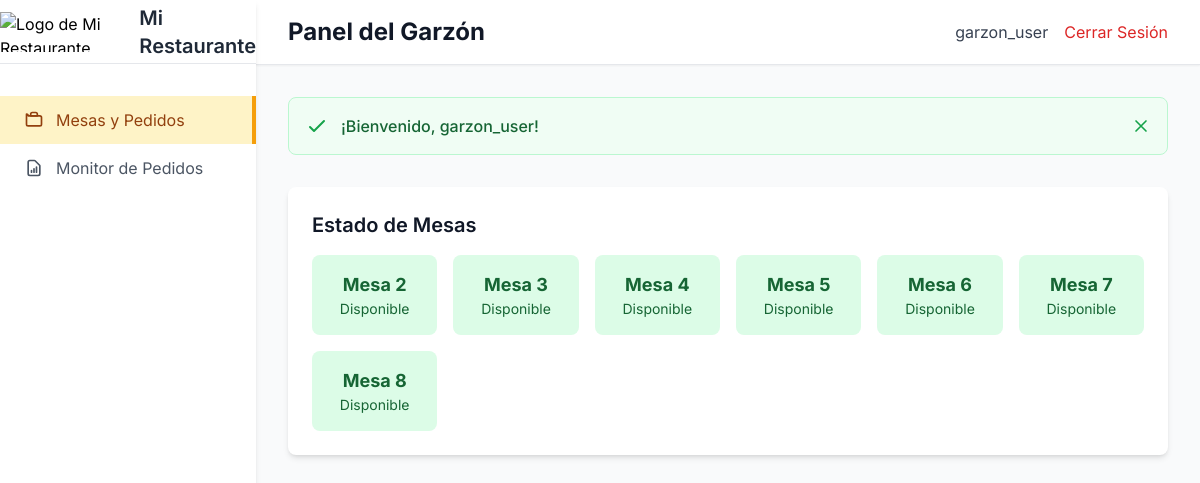
The app's page /restaurant/waiter-dashboard/ (signed in) with its own data.
### restaurant/models.py (models this page shows, shortened)
class Table(models.Model):
    number = models.IntegerField(unique=True)
    capacity = models.IntegerField()

### restaurant/views.py (the view)
# urls.py: path('waiter-dashboard/', views.waiter_dashboard, name='waiter_dashboard'),
@login_required
@user_passes_test(lambda u: u.groups.filter(name='Garzón').exists())
def waiter_dashboard(request):
    import json
    from django.utils import timezone
    menu_items = MenuItem.objects.filter(available=True)
    categories = menu_items.values_list('category', flat=True).distinct()
    relevant_orders = Order.objects.filter(status__in=['pending', 'preparing', 'ready', 'served'])
    active_orders = relevant_orders.exclude(status='served').select_related('table').prefetch_related('orderitem_set__menu_item').order_by('created_at')
    served_orders = Order.objects.filter(status='served').order_by('-created_at')
    order_prefetch = Prefetch('order_set', queryset=relevant_orders.order_by('created_at'), to_attr='relevant_orders')
    tables = Table.objects.prefetch_related(order_prefetch).all()
    for table in tables:
        table.is_available = not relevant_orders.filter(table=table).exists()
        table.current_order = relevant_orders.filter(table=table).first() if not table.is_available else None
    user_role = request.user.groups.first().name if request.user.groups.exists() else None
    menu_items_json = json.dumps([{'id': item.id, 'name': item.name, 'price': float(item.price)} for item in menu_items])
    return render(request, 'restaurant/waiter_dashboard.html', {
        'tables': tables,
        'active_orders': active_orders,
        'served_orders': served_orders,
        'menu_items': menu_items,
        'categories': categories,
        'menu_items_json': menu_items_json,
        'user_role': user_role,
    })

### restaurant/templates/restaurant/waiter_dashboard.html (shortened to what this page needs)
<!DOCTYPE html>
<html lang="es">
<head>
    {% load static %}
    <script src="https://cdn.tailwindcss.com"></script>
    <link rel="stylesheet" href="{% static 'restaurant/css/components.css' %}">
</head>
<body class="bg-gray-50">
    <div id="sidebar" class="fixed inset-y-0 left-0 w-64 bg-white shadow-md transform -translate-x-full lg:translate-x-0 transition-transform duration-300 ease-in-out z-30">
        <div class="flex items-center justify-center h-16 bg-white border-b border-gray-200">
            <img src="{% static 'restaurant/images/mi_logo.png' %}" alt="Logo de Mi Restaurante" class="h-10 w-auto">
            <span class="text-xl font-semibold text-gray-800 ml-2">Mi Restaurante</span>
        </div>
        <nav class="mt-8">
            <a href="#" class="nav-link active flex items-center px-6 py-3 text-amber-800 bg-amber-100 border-r-4 border-amber-500" data-section="dashboard">
                Mesas y Pedidos
            </a>
            <a href="#" class="nav-link flex items-center px-6 py-3 text-gray-600 hover:bg-gray-100" data-section="monitor">
                <svg class="w-5 h-5 mr-3" fill="none" stroke="currentColor" viewBox="0 0 24 24"><path stroke-linecap="round" stroke-linejoin="round" stroke-width="2" d="M9 17v-2m3 2v-4m3 4v-6m2 10H7a2 2 0 01-2-2V5a2 2 0 012-2h5.586a1 1 0 01.707.293l5.414 5.414a1 1 0 01.293.707V19a2 2 0 01-2 2z"></path></svg>
                Monitor de Pedidos
            </a>
        </nav>
    </div>
    <div class="lg:ml-64 bg-gray-50 min-h-screen">
        <div class="bg-white shadow-sm border-b border-gray-200 px-8 py-4 flex justify-between items-center">
            <div class="flex items-center">
                <h1 class="text-2xl font-bold text-gray-900">Panel del Garzón</h1>
            </div>
            <div class="flex items-center space-x-4">
                <span class="text-gray-700">{{ user.username }}</span>
                <a href="{% url 'logout' %}" class="text-red-600 hover:text-red-800">Cerrar Sesión</a>
            </div>
        </div>
        <div class="p-8">
            <div id="welcome-banner" class="bg-green-50 border border-green-200 rounded-lg p-4 mb-8 flex items-center justify-between">
                <div class="flex items-center">
                    <svg class="w-6 h-6 text-green-600 mr-3" fill="none" stroke="currentColor" viewBox="0 0 24 24"><path stroke-linecap="round" stroke-linejoin="round" stroke-width="2" d="M5 13l4 4L19 7"></path></svg>
                    <span class="text-green-800 font-medium">¡Bienvenido, {{ user.username }}!</span>
                </div>
                <button id="close-banner" class="text-green-600 hover:text-green-800">
                    <svg class="w-5 h-5" fill="none" stroke="currentColor" viewBox="0 0 24 24">
                        <path stroke-linecap="round" stroke-linejoin="round" stroke-width="2" d="M6 18L18 6M6 6l12 12"></path>
                    </svg>
                </button>
            </div>
            <div id="dashboard" class="content-section">
{% load static %}
                <div id="tables-view" class="bg-white rounded-lg shadow-md p-6 ">
                    <h2 class="text-xl font-semibold text-gray-900 mb-4">Estado de Mesas</h2>
                    <div class="grid grid-cols-1 sm:grid-cols-3 md:grid-cols-4 lg:grid-cols-6 gap-4">
                        {% for table in tables %}
                        <div class="table-status p-4 rounded-lg text-center cursor-pointer {% if table.is_available %}bg-green-100 text-green-800{% else %}bg-red-100 text-red-800{% endif %}" data-table-id="{{ table.id }}"  onclick="handleTableClick(this)">
                            <p class="font-bold text-lg">Mesa {{ table.number }}</p>
                            <p class="text-sm">{% if table.is_available %}Disponible{% else %}Ocupada{% endif %}</p>
                        </div>
                        {% empty %}
                        <p class="text-gray-500 col-span-full">No hay mesas configuradas.</p>
                        {% endfor %}
                    </div>
                </div>
            </div>
        </div>
    </div>
</body>
</html>

### restaurant/templates/restaurant/waiter_dashboard.html (style rules this page uses)
body { font-family: 'Inter', sans-serif; }
#welcome-banner { transition: opacity 0.5s ease, transform 0.5s ease; }

### records on screen
Table: number "2", shows "Disponible"
Table: number "3", shows "Disponible"
Table: number "4", shows "Disponible"
Table: number "5", shows "Disponible"
Table: number "6", shows "Disponible"
Table: number "7", shows "Disponible"
Table: number "8", shows "Disponible"

### other values on screen
{{ user.username }} "garzon_user"
